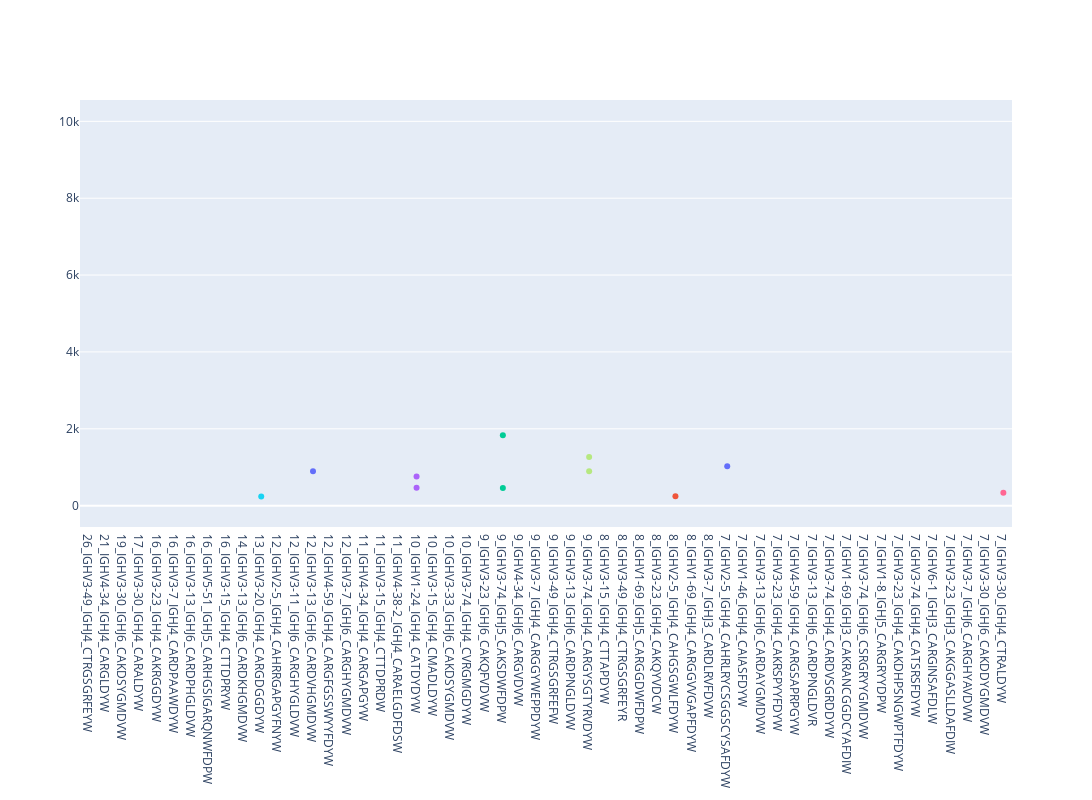

The code cell stored with this chart in its notebook:
### Code cell
import plotly.graph_objects as go
from plotly.subplots import make_subplots

fig = go.Figure()
for c in data.items():
    counter = Counter(c[1])
    fig.add_trace(go.Box(y=c[1], name=c[0], pointpos = 0, fillcolor = 'rgba(0,0,0,0)', line = dict(width=0)))
fig.update_layout(width=2000, height=800, showlegend=False)
fig.update_xaxes(categoryorder='array', categoryarray= sorted(data.keys(), key = lambda x : int(x.split("_")[0]), reverse=True))
fig.show()

### Figure 1 — Plotly figure (JSON) as saved in the notebook; plotly's stock layout.template omitted (floating-point values rounded to 4 significant figures)
{"data": [{"fillcolor": "rgba(255,0,0,0)", "line": {"width": 0}, "name": "7_IGHV2-5_IGHJ4_CAHRLRYCSGGSCYSAFDYW", "pointpos": 0, "type": "box", "y": [10000, 1026, 10000, 10000, 10000, 10000, 10000]}, {"fillcolor": "rgba(255,0,0,0)", "line": {"width": 0}, "name": "7_IGHV1-46_IGHJ4_CAIASFDYW", "pointpos": 0, "type": "box", "y": [10000, 257, 10000, 10000, 10000, 10000, 434]}, {"fillcolor": "rgba(255,0,0,0)", "line": {"width": 0}, "name": "7_IGHV3-13_IGHJ6_CARDAYGMDVW", "pointpos": 0, "type": "box", "y": [10000, 10000, 10000, 10000, 10000, 0, 1600]}, {"fillcolor": "rgba(255,0,0,0)", "line": {"width": 0}, "name": "7_IGHV3-23_IGHJ4_CAKRSPYYFDYW", "pointpos": 0, "type": "box", "y": [10000, 10000, 10000, 10000, 10000, 10000, 10000]}, {"fillcolor": "rgba(255,0,0,0)", "line": {"width": 0}, "name": "7_IGHV4-59_IGHJ4_CARGSAPRPGYW", "pointpos": 0, "type": "box", "y": [808, 10000, 10000, 10000, 10000, 10000, 154]}, {"fillcolor": "rgba(255,0,0,0)", "line": {"width": 0}, "name": "7_IGHV3-13_IGHJ6_CARDPNGLDVR", "pointpos": 0, "type": "box", "y": [1830, 10000, 274, 10000, 10000, 10000, 38]}, {"fillcolor": "rgba(255,0,0,0)", "line": {"width": 0}, "name": "7_IGHV3-74_IGHJ4_CARDVSGRDDYW", "pointpos": 0, "type": "box", "y": [10000, 1498, 10000, 124, 10000, 10000, 10000]}, {"fillcolor": "rgba(255,0,0,0)", "line": {"width": 0}, "name": "7_IGHV1-69_IGHJ3_CAKRANCGGDCYAFDIW", "pointpos": 0, "type": "box", "y": [10000, 10000, 10000, 10000, 74, 10000, 1288]}, {"fillcolor": "rgba(255,0,0,0)", "line": {"width": 0}, "name": "7_IGHV3-74_IGHJ6_CSRGRYYGMDVW", "pointpos": 0, "type": "box", "y": [711, 244, 10000, 10000, 701, 10000, 1600]}, {"fillcolor": "rgba(255,0,0,0)", "line": {"width": 0}, "name": "7_IGHV1-8_IGHJ5_CARGRYYDPW", "pointpos": 0, "type": "box", "y": [1830, 10000, 10000, 10000, 10000, 1600, 10000]}, {"fillcolor": "rgba(255,0,0,0)", "line": {"width": 0}, "name": "7_IGHV3-23_IGHJ4_CAKDHPSNGWPTFDYW", "pointpos": 0, "type": "box", "y": [10000, 10000, 10000, 10000, 237, 10000, 1147]}, {"fillcolor": "rgba(255,0,0,0)", "line": {"width": 0}, "name": "7_IGHV3-74_IGHJ4_CATSRSFDYW", "pointpos": 0, "type": "box", "y": [244, 10000, 10000, 10000, 10000, 10000, 701]}, {"fillcolor": "rgba(255,0,0,0)", "line": {"width": 0}, "name": "7_IGHV6-1_IGHJ3_CARGINSAFDLW", "pointpos": 0, "type": "box", "y": [282, 10000, 10000, 10000, 10000, 10000, 2617]}, {"fillcolor": "rgba(255,0,0,0)", "line": {"width": 0}, "name": "7_IGHV3-23_IGHJ3_CAKGGASLLDAFDIW", "pointpos": 0, "type": "box", "y": [10000, 10000, 10000, 10000, 1293, 58, 626]}, {"fillcolor": "rgba(255,0,0,0)", "line": {"width": 0}, "name": "7_IGHV3-7_IGHJ6_CARGHYAVDVW", "pointpos": 0, "type": "box", "y": [10000, 10000, 10000, 10000, 10000, 10000, 10000]}, {"fillcolor": "rgba(255,0,0,0)", "line": {"width": 0}, "name": "7_IGHV3-30_IGHJ6_CAKDDYGMDVW", "pointpos": 0, "type": "box", "y": [1622, 10000, 118, 10000, 864, 10000, 10000]}, {"fillcolor": "rgba(255,0,0,0)", "line": {"width": 0}, "name": "7_IGHV3-30_IGHJ4_CTRALDYW", "pointpos": 0, "type": "box", "y": [10000, 10000, 10000, 10000, 10000, 336, 10000]}, {"fillcolor": "rgba(255,0,0,0)", "line": {"width": 0}, "name": "21_IGHV4-34_IGHJ4_CARGLDYW", "pointpos": 0, "type": "box", "y": [10000, 10000, 10000, 10000, 10000, 10000, 274, 10000, 10000, 1046, 10000, 97, 10000, 10000, 10000, 275, 10000, 10000, 308, 409, 10000]}, {"fillcolor": "rgba(255,0,0,0)", "line": {"width": 0}, "name": "11_IGHV4-34_IGHJ4_CARGAPGYW", "pointpos": 0, "type": "box", "y": [702, 10000, 10000, 10000, 10000, 10000, 987, 154, 677, 469, 10000]}, {"fillcolor": "rgba(255,0,0,0)", "line": {"width": 0}, "name": "11_IGHV3-15_IGHJ4_CTTDPRDW", "pointpos": 0, "type": "box", "y": [10000, 1778, 594, 10000, 10000, 10000, 1147, 10000, 10000, 10000, 10000]}, {"fillcolor": "rgba(255,0,0,0)", "line": {"width": 0}, "name": "11_IGHV4-38-2_IGHJ4_CARAELGDFDSW", "pointpos": 0, "type": "box", "y": [1258, 10000, 10000, 10000, 10000, 10000, 478, 10000, 10000, 701, 10000]}, {"fillcolor": "rgba(255,0,0,0)", "line": {"width": 0}, "name": "19_IGHV3-30_IGHJ6_CAKDSYGMDVW", "pointpos": 0, "type": "box", "y": [1622, 10000, 666, 10000, 10000, 10000, 10000, 10000, 440, 10000, 10000, 1293, 10000, 10000, 10000, 10000, 10000, 1288, 10000]}, {"fillcolor": "rgba(255,0,0,0)", "line": {"width": 0}, "name": "14_IGHV3-13_IGHJ6_CARDKHGMDVW", "pointpos": 0, "type": "box", "y": [10000, 10000, 10000, 10000, 896, 10000, 1026, 10000, 1293, 10000, 10000, 10000, 2617, 582]}, {"fillcolor": "rgba(255,0,0,0)", "line": {"width": 0}, "name": "17_IGHV3-30_IGHJ4_CARALDYW", "pointpos": 0, "type": "box", "y": [10000, 10000, 33, 10000, 896, 10000, 10000, 10000, 10000, 10000, 1215, 10000, 10000, 291, 2617, 10000, 10000]}, {"fillcolor": "rgba(255,0,0,0)", "line": {"width": 0}, "name": "26_IGHV3-49_IGHJ4_CTRGSGRFEYW", "pointpos": 0, "type": "box", "y": [10000, 33, 1830, 10000, 1653, 10000, 10000, 274, 10000, 10000, 10000, 10000, 869, 442, 10000, 10000, 444, 10000, 124, 10000, 10000, 300, 10000, 10000, 582, 10000]}, {"fillcolor": "rgba(255,0,0,0)", "line": {"width": 0}, "name": "13_IGHV3-20_IGHJ4_CARGDGGDYW", "pointpos": 0, "type": "box", "y": [10000, 10000, 10000, 10000, 10000, 237, 10000, 10000, 10000, 10000, 10000, 10000, 10000]}, {"fillcolor": "rgba(255,0,0,0)", "line": {"width": 0}, "name": "16_IGHV3-23_IGHJ4_CAKRGGDYW", "pointpos": 0, "type": "box", "y": [10000, 457, 995, 2318, 10000, 10000, 10000, 10000, 10000, 10000, 154, 10000, 250, 307, 10000, 10000]}, {"fillcolor": "rgba(255,0,0,0)", "line": {"width": 0}, "name": "16_IGHV3-7_IGHJ4_CARDPAAWDYW", "pointpos": 0, "type": "box", "y": [10000, 10000, 10000, 10000, 10000, 10000, 10000, 10000, 444, 10000, 1215, 307, 10000, 10000, 10000, 434]}, {"fillcolor": "rgba(255,0,0,0)", "line": {"width": 0}, "name": "16_IGHV3-13_IGHJ6_CARDPHGLDVW", "pointpos": 0, "type": "box", "y": [10000, 808, 10000, 628, 274, 10000, 10000, 10000, 10000, 1235, 10000, 10000, 10000, 10000, 10000, 38]}, {"fillcolor": "rgba(255,0,0,0)", "line": {"width": 0}, "name": "16_IGHV5-51_IGHJ5_CARHGSIGARQNWFDPW", "pointpos": 0, "type": "box", "y": [457, 855, 10000, 10000, 1026, 10000, 10000, 800, 10000, 10000, 193, 10000, 10000, 10000, 10000, 10000]}, {"fillcolor": "rgba(255,0,0,0)", "line": {"width": 0}, "name": "16_IGHV3-15_IGHJ4_CTTDPRYW", "pointpos": 0, "type": "box", "y": [10000, 10000, 10000, 10000, 1026, 1778, 10000, 1081, 10000, 321, 10000, 10000, 10000, 10000, 10000, 10000]}, {"fillcolor": "rgba(255,0,0,0)", "line": {"width": 0}, "name": "9_IGHV3-23_IGHJ6_CAKQFVDVW", "pointpos": 0, "type": "box", "y": [702, 1830, 808, 10000, 10000, 10000, 10000, 10000, 10000]}, {"fillcolor": "rgba(255,0,0,0)", "line": {"width": 0}, "name": "9_IGHV3-74_IGHJ5_CAKSDWFDPW", "pointpos": 0, "type": "box", "y": [10000, 10000, 1830, 10000, 10000, 10000, 460, 10000, 10000]}, {"fillcolor": "rgba(255,0,0,0)", "line": {"width": 0}, "name": "9_IGHV4-34_IGHJ6_CARGVDVW", "pointpos": 0, "type": "box", "y": [442, 10000, 10000, 10000, 10000, 10000, 10000, 167, 434]}, {"fillcolor": "rgba(255,0,0,0)", "line": {"width": 0}, "name": "9_IGHV3-7_IGHJ4_CARGGYWEPPDYW", "pointpos": 0, "type": "box", "y": [244, 187, 1026, 97, 74, 10000, 10000, 10000, 10000]}, {"fillcolor": "rgba(255,0,0,0)", "line": {"width": 0}, "name": "9_IGHV3-49_IGHJ4_CTRGSGRFEFW", "pointpos": 0, "type": "box", "y": [1830, 10000, 274, 10000, 10000, 10000, 444, 10000, 10000]}, {"fillcolor": "rgba(255,0,0,0)", "line": {"width": 0}, "name": "9_IGHV3-13_IGHJ6_CARDPNGLDVW", "pointpos": 0, "type": "box", "y": [666, 1830, 10000, 10000, 10000, 10000, 10000, 10000, 2681]}, {"fillcolor": "rgba(255,0,0,0)", "line": {"width": 0}, "name": "9_IGHV3-74_IGHJ4_CARGYSGTYRVDYW", "pointpos": 0, "type": "box", "y": [10000, 1265, 10000, 10000, 10000, 896, 10000, 10000, 10000]}, {"fillcolor": "rgba(255,0,0,0)", "line": {"width": 0}, "name": "12_IGHV2-5_IGHJ4_CAHRRGAPGYFNYW", "pointpos": 0, "type": "box", "y": [457, 702, 354, 244, 97, 10000, 10000, 154, 10000, 10000, 10000, 10000]}, {"fillcolor": "rgba(255,0,0,0)", "line": {"width": 0}, "name": "12_IGHV3-11_IGHJ6_CARGHYGLDVW", "pointpos": 0, "type": "box", "y": [10000, 464, 244, 10000, 1268, 10000, 10000, 607, 10000, 10000, 10000, 10000]}, {"fillcolor": "rgba(255,0,0,0)", "line": {"width": 0}, "name": "12_IGHV3-13_IGHJ6_CARDVHGMDVW", "pointpos": 0, "type": "box", "y": [10000, 10000, 896, 10000, 10000, 10000, 10000, 10000, 10000, 10000, 10000, 10000]}, {"fillcolor": "rgba(255,0,0,0)", "line": {"width": 0}, "name": "12_IGHV4-59_IGHJ4_CARGFGSSWYYFDYW", "pointpos": 0, "type": "box", "y": [10000, 243, 628, 10000, 10000, 10000, 10000, 10000, 124, 10000, 10000, 1288]}, {"fillcolor": "rgba(255,0,0,0)", "line": {"width": 0}, "name": "12_IGHV3-7_IGHJ6_CARGHYGMDVW", "pointpos": 0, "type": "box", "y": [995, 666, 10000, 10000, 10000, 10000, 10000, 10000, 10000, 10000, 10000, 582]}, {"fillcolor": "rgba(255,0,0,0)", "line": {"width": 0}, "name": "10_IGHV1-24_IGHJ4_CATDYDYW", "pointpos": 0, "type": "box", "y": [10000, 10000, 10000, 10000, 10000, 10000, 761, 10000, 10000, 468]}, {"fillcolor": "rgba(255,0,0,0)", "line": {"width": 0}, "name": "10_IGHV3-15_IGHJ4_CMADLDYW", "pointpos": 0, "type": "box", "y": [10000, 10000, 10000, 10000, 1293, 624, 586, 10000, 10000, 10000]}, {"fillcolor": "rgba(255,0,0,0)", "line": {"width": 0}, "name": "10_IGHV3-33_IGHJ6_CAKDSYGMDVW", "pointpos": 0, "type": "box", "y": [10000, 1046, 10000, 10000, 10000, 10000, 0, 10000, 1288, 409]}, {"fillcolor": "rgba(255,0,0,0)", "line": {"width": 0}, "name": "10_IGHV3-74_IGHJ4_CVRGMGDYW", "pointpos": 0, "type": "box", "y": [10000, 711, 10000, 10000, 429, 10000, 300, 1209, 2617, 10000]}, {"fillcolor": "rgba(255,0,0,0)", "line": {"width": 0}, "name": "8_IGHV3-15_IGHJ4_CTTAPDYW", "pointpos": 0, "type": "box", "y": [10000, 1830, 10000, 10000, 10000, 10000, 307, 557]}, {"fillcolor": "rgba(255,0,0,0)", "line": {"width": 0}, "name": "8_IGHV3-49_IGHJ4_CTRGSGRFEYR", "pointpos": 0, "type": "box", "y": [33, 274, 10000, 10000, 10000, 10000, 10000, 300]}, {"fillcolor": "rgba(255,0,0,0)", "line": {"width": 0}, "name": "8_IGHV1-69_IGHJ5_CARGGDWFDPW", "pointpos": 0, "type": "box", "y": [896, 10000, 10000, 460, 10000, 10000, 291, 10000]}, {"fillcolor": "rgba(255,0,0,0)", "line": {"width": 0}, "name": "8_IGHV3-23_IGHJ4_CAKQYVDCW", "pointpos": 0, "type": "box", "y": [10000, 10000, 237, 10000, 10000, 10000, 1516, 10000]}, {"fillcolor": "rgba(255,0,0,0)", "line": {"width": 0}, "name": "8_IGHV2-5_IGHJ4_CAHGSGWLFDYW", "pointpos": 0, "type": "box", "y": [10000, 244, 10000, 10000, 10000, 10000, 10000, 10000]}, {"fillcolor": "rgba(255,0,0,0)", "line": {"width": 0}, "name": "8_IGHV1-69_IGHJ4_CARGGVVGAPFDYW", "pointpos": 0, "type": "box", "y": [10000, 896, 10000, 10000, 339, 10000, 10000, 10000]}, {"fillcolor": "rgba(255,0,0,0)", "line": {"width": 0}, "name": "8_IGHV3-7_IGHJ3_CARDLRVFDVW", "pointpos": 0, "type": "box", "y": [10000, 808, 929, 10000, 10000, 1135, 10000, 10000]}], "layout": {"height": 800, "showlegend": false, "width": 2000, "xaxis": {"categoryarray": ["26_IGHV3-49_IGHJ4_CTRGSGRFEYW", "21_IGHV4-34_IGHJ4_CARGLDYW", "19_IGHV3-30_IGHJ6_CAKDSYGMDVW", "17_IGHV3-30_IGHJ4_CARALDYW", "16_IGHV3-23_IGHJ4_CAKRGGDYW", "16_IGHV3-7_IGHJ4_CARDPAAWDYW", "16_IGHV3-13_IGHJ6_CARDPHGLDVW", "16_IGHV5-51_IGHJ5_CARHGSIGARQNWFDPW", "16_IGHV3-15_IGHJ4_CTTDPRYW", "14_IGHV3-13_IGHJ6_CARDKHGMDVW", "13_IGHV3-20_IGHJ4_CARGDGGDYW", "12_IGHV2-5_IGHJ4_CAHRRGAPGYFNYW", "12_IGHV3-11_IGHJ6_CARGHYGLDVW", "12_IGHV3-13_IGHJ6_CARDVHGMDVW", "12_IGHV4-59_IGHJ4_CARGFGSSWYYFDYW", "12_IGHV3-7_IGHJ6_CARGHYGMDVW", "11_IGHV4-34_IGHJ4_CARGAPGYW", "11_IGHV3-15_IGHJ4_CTTDPRDW", "11_IGHV4-38-2_IGHJ4_CARAELGDFDSW", "10_IGHV1-24_IGHJ4_CATDYDYW", "10_IGHV3-15_IGHJ4_CMADLDYW", "10_IGHV3-33_IGHJ6_CAKDSYGMDVW", "10_IGHV3-74_IGHJ4_CVRGMGDYW", "9_IGHV3-23_IGHJ6_CAKQFVDVW", "9_IGHV3-74_IGHJ5_CAKSDWFDPW", "9_IGHV4-34_IGHJ6_CARGVDVW", "9_IGHV3-7_IGHJ4_CARGGYWEPPDYW", "9_IGHV3-49_IGHJ4_CTRGSGRFEFW", "9_IGHV3-13_IGHJ6_CARDPNGLDVW", "9_IGHV3-74_IGHJ4_CARGYSGTYRVDYW", "8_IGHV3-15_IGHJ4_CTTAPDYW", "8_IGHV3-49_IGHJ4_CTRGSGRFEYR", "8_IGHV1-69_IGHJ5_CARGGDWFDPW", "8_IGHV3-23_IGHJ4_CAKQYVDCW", "8_IGHV2-5_IGHJ4_CAHGSGWLFDYW", "8_IGHV1-69_IGHJ4_CARGGVVGAPFDYW", "8_IGHV3-7_IGHJ3_CARDLRVFDVW", "7_IGHV2-5_IGHJ4_CAHRLRYCSGGSCYSAFDYW", "7_IGHV1-46_IGHJ4_CAIASFDYW", "7_IGHV3-13_IGHJ6_CARDAYGMDVW", "7_IGHV3-23_IGHJ4_CAKRSPYYFDYW", "7_IGHV4-59_IGHJ4_CARGSAPRPGYW", "7_IGHV3-13_IGHJ6_CARDPNGLDVR", "7_IGHV3-74_IGHJ4_CARDVSGRDDYW", "7_IGHV1-69_IGHJ3_CAKRANCGGDCYAFDIW", "7_IGHV3-74_IGHJ6_CSRGRYYGMDVW", "7_IGHV1-8_IGHJ5_CARGRYYDPW", "7_IGHV3-23_IGHJ4_CAKDHPSNGWPTFDYW", "7_IGHV3-74_IGHJ4_CATSRSFDYW", "7_IGHV6-1_IGHJ3_CARGINSAFDLW", "7_IGHV3-23_IGHJ3_CAKGGASLLDAFDIW", "7_IGHV3-7_IGHJ6_CARGHYAVDVW", "7_IGHV3-30_IGHJ6_CAKDDYGMDVW", "7_IGHV3-30_IGHJ4_CTRALDYW"], "categoryorder": "array"}}}
